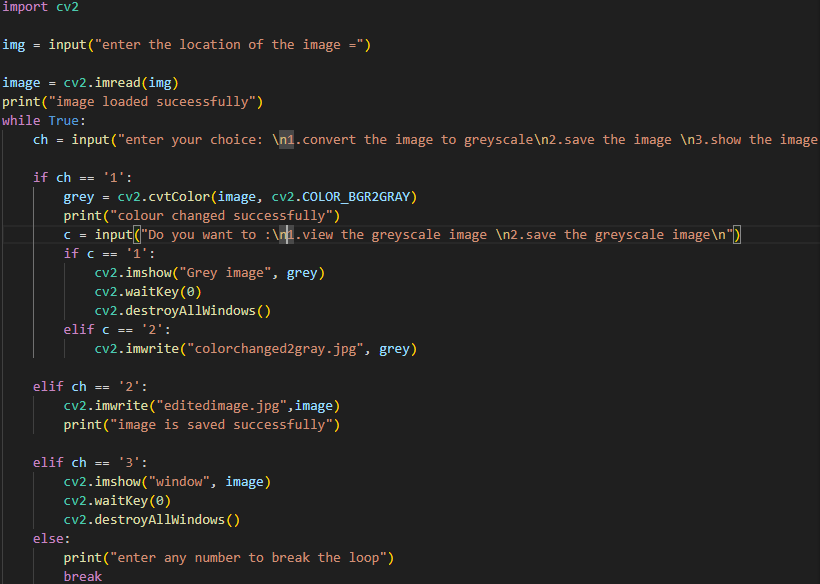
#> input picture image.png, 820 x 584 px, given in place of the camera
$ python Project4.py
#> lines starting #> are read from the running program, lines starting #| are printed output that depends on the picture; after the words box and inside, x2 and y2 are one past the last pixel; in counts of white or black regions, pixels touching at a corner belong together
import cv2

camera = cv2.VideoCapture(0)

if not camera.isOpened():
    print("failed to laod the camera")

while True:
    ret, frame = camera.read()
#> frame is the input picture: shape (584, 820, 3); mean B, G, R 34.7, 35.6, 36.4
    if ret is False:
        print("failed to load the frame")
        break
    gray = cv2.cvtColor(frame, cv2.COLOR_BGR2GRAY)
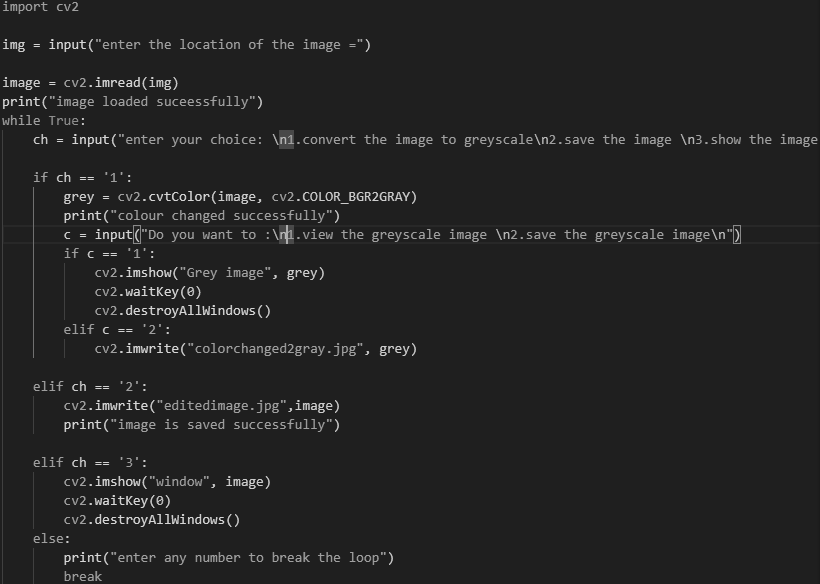
#> gray: shape (584, 820); min 27, max 214, mean 35.7
    gaussian = cv2.GaussianBlur(gray, (13,13), 0)
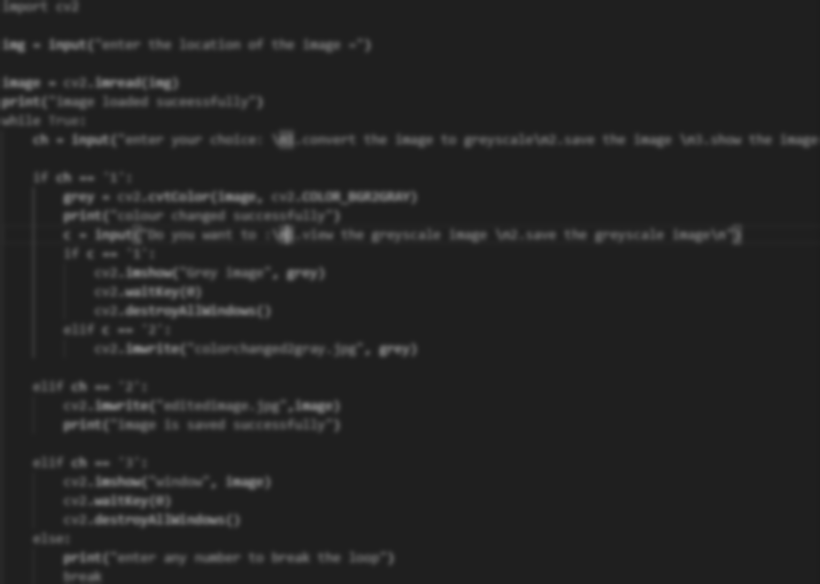
#> gaussian: shape (584, 820); min 29, max 134, mean 35.7
    cv2.imshow("gaussian ", gaussian)
    canny = cv2.Canny(gaussian, 50,150)
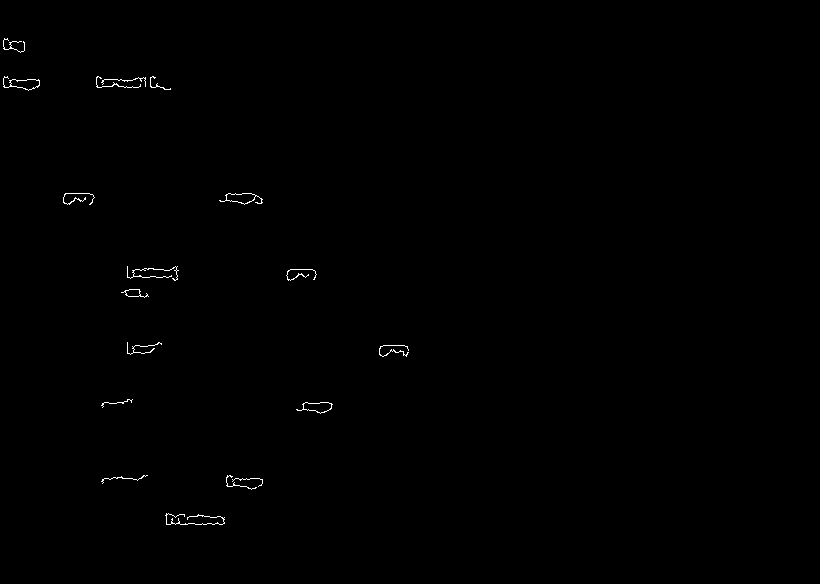
#> canny: shape (584, 820); 0.3% white in thin lines or dots, all inside (x1, y1, x2, y2) = (3, 38, 409, 525)
    cv2.imshow("canny video", canny)
    contours,_ = cv2.findContours(canny, cv2.RETR_EXTERNAL, cv2.CHAIN_APPROX_SIMPLE)
#> contours = 18 contours, 14 with area under 20; largest, box (x1, y1, x2, y2) and area: (219, 193, 263, 205) 232, (3, 76, 40, 91) 230, (296, 402, 333, 414) 224, (121, 289, 149, 298) 96
    save = cv2.drawContours(frame, contours, -1, (0,255,0), 2)
    cv2.imshow("contours video", save)
    if cv2.waitKey(1) & 0xFF == ord('q'):
#> (key q is pressed here)
        print("video runned successfully..")
        break
camera.release()
cv2.destroyAllWindows()
